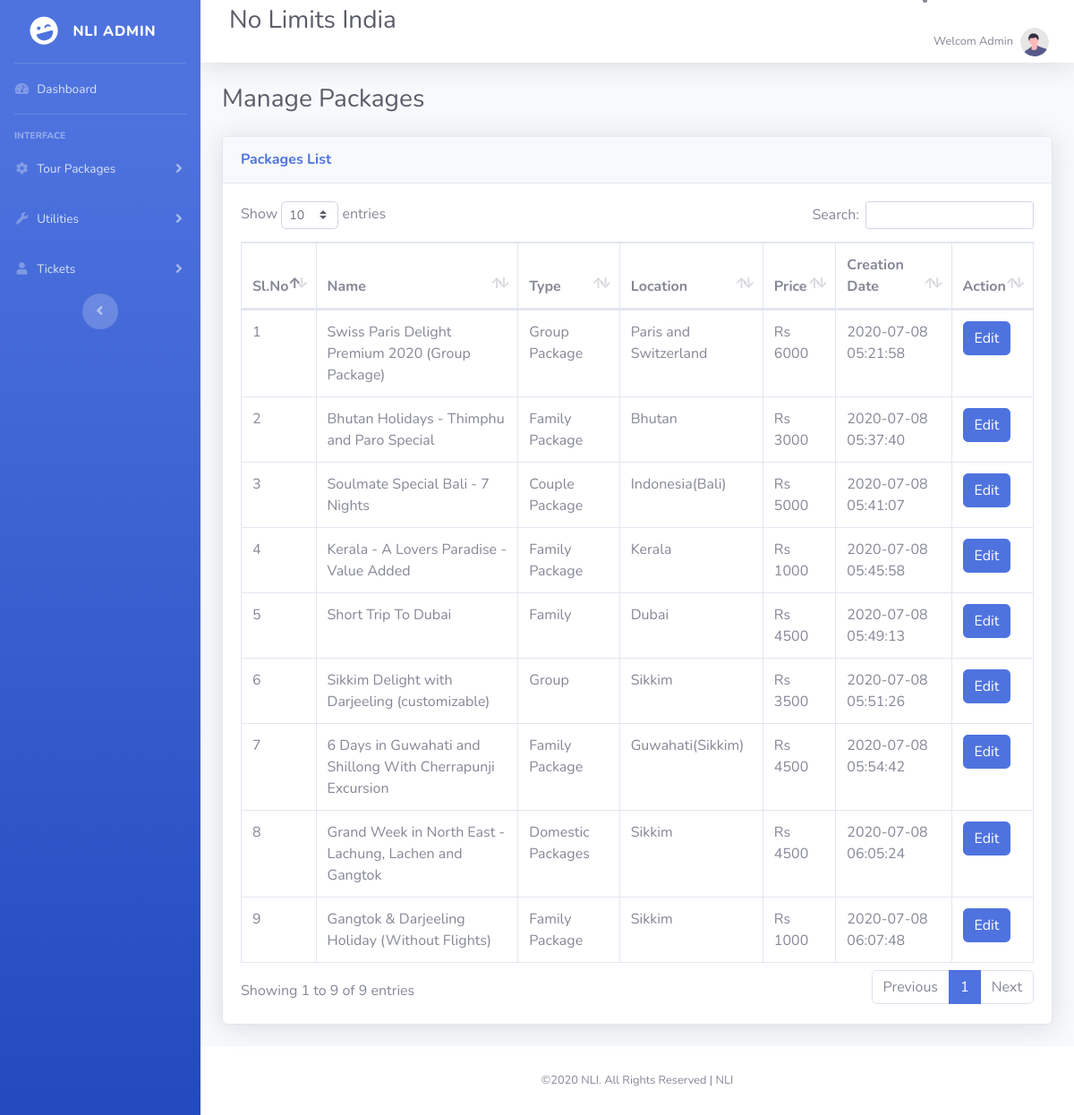
/dashboard/manage-package.php (signed in), run on the app's committed database.
### tables this page shows
CREATE TABLE `tbltourpackages` (
  `PackageId` int(11) NOT NULL,
  `PackageName` varchar(200) DEFAULT NULL,
  `PackageType` varchar(150) DEFAULT NULL,
  `PackageLocation` varchar(100) DEFAULT NULL,
  `PackagePrice` int(11) DEFAULT NULL,
  `PackageFetures` varchar(255) DEFAULT NULL,
  `PackageDetails` mediumtext DEFAULT NULL,
  `perday` int(11) DEFAULT 0,
  `perperson` int(11) DEFAULT 0,
  `PackageImage` varchar(100) DEFAULT NULL,
  `Creationdate` timestamp NULL DEFAULT current_timestamp(),
  `UpdationDate` timestamp NULL DEFAULT NULL ON UPDATE current_timestamp()
);

### dashboard/manage-package.php (the view, shortened to what this page needs)
<?php
include('../includes/config.php');
if (strlen($_SESSION['alogin']) == 0) {
    header('location:index.php');
} else {
?>
    <!DOCTYPE html>
    <html lang="en">
    <head>
        <link href="vendor/fontawesome-free/css/all.min.css" rel="stylesheet" type="text/css">
        <link href="css/nli-2.min.css" rel="stylesheet">
        <link href="vendor/datatables/dataTables.bootstrap4.min.css" rel="stylesheet">
    </head>
    <body id="page-top">
        <div id="wrapper">
            <ul class="navbar-nav bg-gradient-primary sidebar sidebar-dark accordion" id="accordionSidebar">
                <a class="sidebar-brand d-flex align-items-center justify-content-center">
                    <div class="sidebar-brand-icon rotate-n-15">
                        <i class="fas fa-laugh-wink"></i>
                    </div>
                    <div class="sidebar-brand-text mx-3">NLI Admin</div>
                </a>
                <hr class="sidebar-divider my-0">
                <li class="nav-item">
                    <a class="nav-link" href="dashboard.php">
                        <i class="fas fa-fw fa-tachometer-alt"></i>
                        <span>Dashboard</span></a>
                </li>
                <hr class="sidebar-divider">
                <div class="sidebar-heading">
                    Interface
                </div>
                <li class="nav-item">
                    <a class="nav-link collapsed" href="#" data-toggle="collapse" data-target="#collapseTwo" aria-expanded="true" aria-controls="collapseTwo">
                        <i class="fas fa-fw fa-cog"></i>
                        <span>Tour Packages</span>
                    </a>
                </li>
                <li class="nav-item">
                    <a class="nav-link collapsed" href="#" data-toggle="collapse" data-target="#collapseUtilities" aria-expanded="true" aria-controls="collapseUtilities">
                        <i class="fas fa-fw fa-wrench"></i>
                        <span>Utilities</span>
                    </a>
                </li>
                <li class="nav-item">
                    <a class="nav-link collapsed" href="#" data-toggle="collapse" data-target="#collapse3" aria-expanded="true" aria-controls="collapseUtilities">
                        <i class="fas fa-fw fa-user"></i>
                        <span>Tickets</span>
                    </a>
                </li>
                <div class="text-center d-none d-md-inline">
                    <button class="rounded-circle border-0" id="sidebarToggle"></button>
                </div>
            </ul>
            <div id="content-wrapper" class="d-flex flex-column">
                <div id="content">
                    <nav class="navbar navbar-expand navbar-light bg-white topbar mb-4 static-top shadow">
                        <form class="d-none d-sm-inline-block form-inline mr-auto ml-md-3 my-2 my-md-0 mw-100 navbar-search">
                            <div class="input-group">
                                <div class="d-sm-flex align-items-center justify-content-between mb-4">
                                    <h1 class="h3 mb-0 text-gray-800">No Limits India</h1>
                                </div>
                            </div>
                        </form>
                        <li class="nav-item dropdown no-arrow">
                            <a class="nav-link dropdown-toggle" href="#" id="userDropdown" role="button" data-toggle="dropdown" aria-haspopup="true" aria-expanded="false">
                                <span class="mr-2 d-none d-lg-inline text-gray-600 small">Welcom Admin</span>
                                <img class="img-profile rounded-circle" src="img/undraw_profile.svg">
                            </a>
                        </li>
                    </nav>
                    <div class="container-fluid">
                        <h1 class="h3 mb-2 text-gray-800">Manage Packages</h1>
                        <div class="card shadow mb-4">
                            <div class="card-header py-3">
                                <h6 class="m-0 font-weight-bold text-primary">Packages List</h6>
                            </div>
                            <div class="card-body">
                                <div class="table-responsive">
                                    <table class="table table-bordered" id="dataTable" width="100%" cellspacing="0">
                                        <thead>
                                            <tr>
                                                <th>Sl.No</th>
                                                <th>Name</th>
                                                <th>Type</th>
                                                <th>Location</th>
                                                <th>Price</th>
                                                <th>Creation Date</th>
                                                <th>Action</th>
                                            </tr>
                                        </thead>
                                        <tbody>
                                            <?php $sql = "SELECT * from TblTourPackages";
                                            $query = $dbh->prepare($sql);
                                            $query->execute();
                                            $results = $query->fetchAll(PDO::FETCH_OBJ);
                                            $cnt = 1;
                                            if ($query->rowCount() > 0) {
                                                foreach ($results as $result) {                ?>
                                                    <tr>
                                                        <td><?php echo htmlentities($cnt); ?></td>
                                                        <td><?php echo htmlentities($result->PackageName); ?></td>
                                                        <td><?php echo htmlentities($result->PackageType); ?></td>
                                                        <td><?php echo htmlentities($result->PackageLocation); ?></td>
                                                        <td>Rs <?php echo htmlentities($result->PackagePrice); ?></td>
                                                        <td><?php echo htmlentities($result->Creationdate); ?></td>
                                                        <td><a href="update-package.php?pid=<?php echo htmlentities($result->PackageId); ?>"><button type="button" class="btn btn-primary">Edit</button></a></td>
                                                    </tr>
                                            <?php $cnt = $cnt + 1;
                                                }
                                            } ?>
                                        </tbody>
                                    </table>
                                </div>
                            </div>
                        </div>
                    </div>
                </div>
                <footer class="sticky-footer bg-white">
                    <div class="container my-auto">
                        <div class="copyright text-center my-auto">
                            <span>&copy;2020 NLI. All Rights Reserved | NLI</span>
                        </div>
                    </div>
                </footer>
            </div>
        </div>
    </body>
    </html>
<?php } ?>

### data on the page
tbltourpackages: PackageName "Swiss Paris Delight Premium 2020 (Group Package)", PackageType "Group Package", PackageLocation "Paris and Switzerland", PackagePrice "6000", Creationdate "2020-07-08 05:21:58"
tbltourpackages: PackageName "Bhutan Holidays - Thimphu and Paro Special", PackageType "Family Package", PackageLocation "Bhutan", PackagePrice "3000", Creationdate "2020-07-08 05:37:40"
tbltourpackages: PackageName "Soulmate Special Bali - 7 Nights", PackageType "Couple Package", PackageLocation "Indonesia(Bali)", PackagePrice "5000", Creationdate "2020-07-08 05:41:07"
tbltourpackages: PackageName "Kerala - A Lovers Paradise - Value Added", PackageType "Family Package", PackageLocation "Kerala", PackagePrice "1000", Creationdate "2020-07-08 05:45:58"
tbltourpackages: PackageName "Short Trip To Dubai", PackageType "Family", PackageLocation "Dubai", PackagePrice "4500", Creationdate "2020-07-08 05:49:13"
tbltourpackages: PackageName "Sikkim Delight with Darjeeling (customizable)", PackageType "Group", PackageLocation "Sikkim", PackagePrice "3500", Creationdate "2020-07-08 05:51:26"
tbltourpackages: PackageName "6 Days in Guwahati and Shillong With Cherrapunji Excursion", PackageType "Family Package", PackageLocation "Guwahati(Sikkim)", PackagePrice "4500", Creationdate "2020-07-08 05:54:42"
tbltourpackages: PackageName "Grand Week in North East - Lachung, Lachen and Gangtok", PackageType "Domestic Packages", PackageLocation "Sikkim", PackagePrice "4500", Creationdate "2020-07-08 06:05:24"
tbltourpackages: PackageName "Gangtok & Darjeeling Holiday (Without Flights)", PackageType "Family Package", PackageLocation "Sikkim", PackagePrice "1000", Creationdate "2020-07-08 06:07:48"
